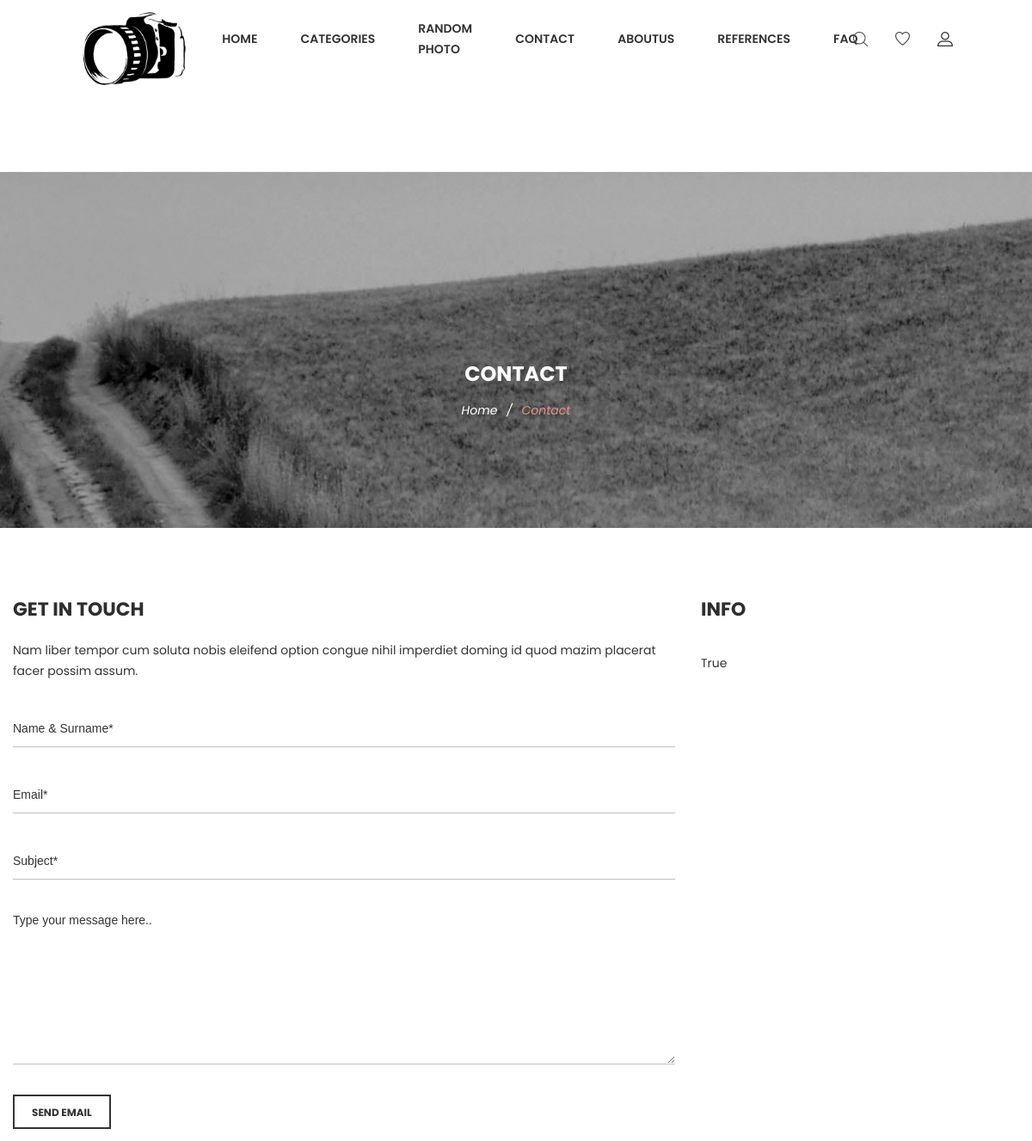
Before: /contact (upper part) with the older database file.
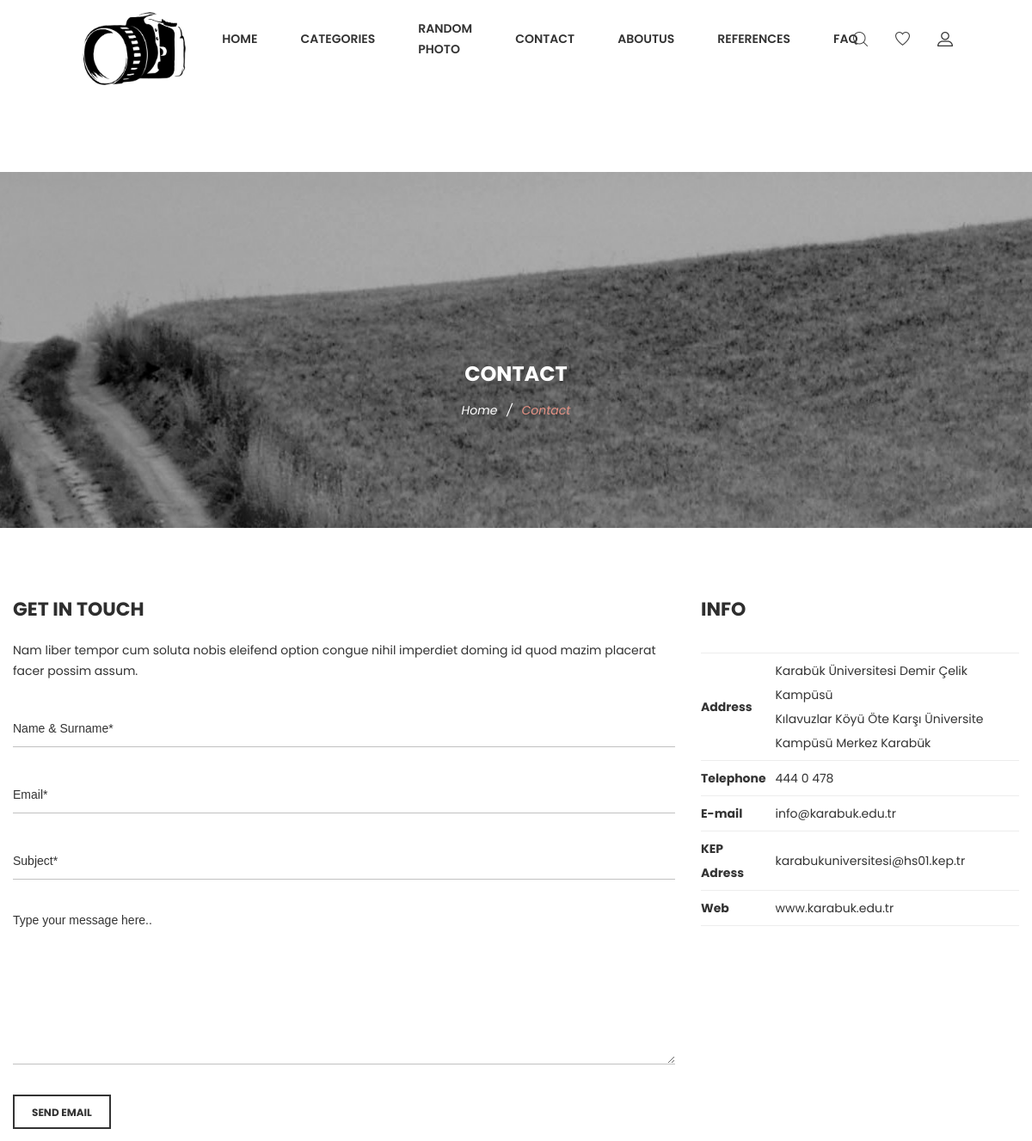
After: the same page with the newer database file.
### home/models.py (models this page shows, shortened)
class Setting(models.Model):
    STATUS = (
        ('True', 'Evet'),
        ('False', 'Hayır'),
    )
    title = models.CharField(max_length=50)
    keywords = models.CharField(max_length=50)
    description = models.CharField(max_length=255)
    company = models.CharField(max_length=50)
    address = models.CharField(blank=True, max_length=100)
    phone = models.CharField(blank=True, max_length=15)
    fax = models.CharField(blank=True, max_length=15)
    email = models.CharField(blank=True, max_length=50)
    smtpserver = models.CharField(blank=True, max_length=50)
    smtpmail = models.CharField(blank=True, max_length=50)
    smtppassword = models.CharField(blank=True, max_length=100)
    smtpport = models.CharField(blank=True, max_length=10)
    icon = models.ImageField(blank=True, upload_to='assets/images/', max_length=255)
    facebook = models.CharField(blank=True, max_length=50)
    twitter = models.CharField(blank=True, max_length=50)
    linkedin = models.CharField(blank=True, max_length=50)
    aboutus = RichTextUploadingField(blank=True)
    contact = RichTextUploadingField(blank=True)
    references = RichTextUploadingField(blank=True)
    status = models.CharField(max_length=10, choices=STATUS)

### home/views.py (the view, shortened to what this page needs)
# urls.py: path('contact', views.contact, name='contact'),
def contact(request):
    form = ContactForm()
    context = {'form': form}
    context.update(common())
    return render(request, 'Pages/contactPage.html', context)

### home/models.py
class ContactForm(ModelForm):
    class Meta:
        model = ContactFormMessage
        fields = ['name', 'email', 'subject', 'message']
        widgets = {
            'name': TextInput(attrs={'placeholder': 'Name & Surname'}),
            'subject': TextInput(attrs={'placeholder': 'Subject'}),
            'email': TextInput(attrs={'placeholder': 'Email Address'}),
            'message': Textarea(attrs={'placeholder': 'Your Message', 'rows': '5'}),
        }

### globals.py (called while the page is built)
def common():
    setting = Setting.objects.get(pk=1)
    category = Category.objects.all()
    return {'setting': setting,
            'category': category}

### home/templates/Pages/contactPage.html (shortened to what this page needs)
{% extends 'HomeBase.html' %}
{% block body %}
    <div class="ht__bradcaump__area bg-image--5">
        <div class="container">
            <div class="row">
                <div class="col-lg-12">
                    <div class="bradcaump__inner text-center">
                        <h2 class="bradcaump-title">Contact</h2>
                        <nav class="bradcaump-content">
                            <a class="breadcrumb_item" href="/">Home</a>
                            <span class="brd-separetor">/</span>
                            <span class="breadcrumb_item active">Contact</span>
                        </nav>
                    </div>
                </div>
            </div>
        </div>
    </div>
    <section class="wn_contact_area bg--white pt--80 pb--80">
        <div class="container">
            <div class="row">
                <div class="col-lg-8 col-12">
                    <div class="contact-form-wrap">
                        <h2 class="contact__title">Get in touch</h2>
                        <p>Nam liber tempor cum soluta nobis eleifend option congue nihil imperdiet doming id quod mazim
                            placerat facer possim assum. </p>
                        <form id="contact-form" action="" method="post">
                            <div class="single-contact-form space-between">
                                <input type="text" name="name" placeholder="Name & Surname*" maxlength="50">
                            </div>
                            <div class="single-contact-form space-between">
                                <input type="email" name="email" placeholder="Email*" maxlength="50">
                            </div>
                            <div class="single-contact-form">
                                <input type="text" name="subject" placeholder="Subject*" maxlength="100">
                            </div>
                            <div class="single-contact-form message">
                                <textarea name="message" placeholder="Type your message here.." maxlength="255"></textarea>
                            </div>
                            <div class="contact-btn">
                                <button type="submit">Send Email</button>
                            </div>
                        </form>
                    </div>
                </div>
                <div class="col-lg-4 col-12 md-mt-40 sm-mt-40">
                    <div class="wn__address">
                        <h2 class="contact__title">INFO</h2>
                        <p>{{ setting.contact|safe }} </p>
                    </div>
                </div>
            </div>
        </div>
    </section>
{% endblock %}

Changed rows visible on the page:
changed Setting: contact "True" → "Address Karabük Üniversitesi Demir Çelik Kampüsü Kılavuzlar Köyü Öte Karşı Üniversite Kampüsü Merkez Karabük Telephone 444 0 478 E-mail info@karabuk.edu.tr KEP Adress karabukuniversitesi@hs01.kep.tr Web www.karabuk.edu.tr"
